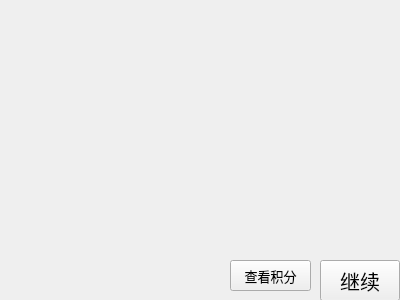
<?xml version="1.0" encoding="UTF-8"?>
<ui version="4.0">
 <class>PPT31</class>
 <widget class="QWidget" name="PPT31">
  <property name="geometry">
   <rect>
    <x>0</x>
    <y>0</y>
    <width>400</width>
    <height>300</height>
   </rect>
  </property>
  <property name="windowTitle">
   <string>Form</string>
  </property>
  <widget class="QPushButton" name="pushButton">
   <property name="geometry">
    <rect>
     <x>230</x>
     <y>260</y>
     <width>81</width>
     <height>31</height>
    </rect>
   </property>
   <property name="font">
    <font>
     <pointsize>10</pointsize>
    </font>
   </property>
   <property name="text">
    <string>查看积分</string>
   </property>
  </widget>
  <widget class="QPushButton" name="pushButton_2">
   <property name="geometry">
    <rect>
     <x>320</x>
     <y>260</y>
     <width>80</width>
     <height>41</height>
    </rect>
   </property>
   <property name="font">
    <font>
     <pointsize>15</pointsize>
    </font>
   </property>
   <property name="text">
    <string>继续</string>
   </property>
   <property name="icon">
    <iconset resource="res.qrc">
     <normaloff>:/P1-6/IMAGE/jx (2).jpg</normaloff>:/P1-6/IMAGE/jx (2).jpg</iconset>
   </property>
   <property name="iconSize">
    <size>
     <width>24</width>
     <height>24</height>
    </size>
   </property>
  </widget>
 </widget>
 <resources>
  <include location="res.qrc"/>
 </resources>
 <connections/>
</ui>
